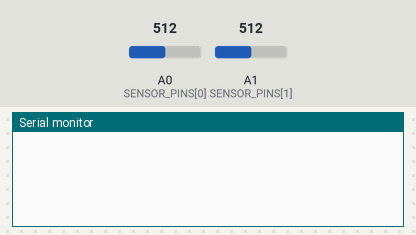
A sketch run on a simulated Arduino Uno, built with avr-gcc and run on an emulated ATmega328P. Shown: the last lines printed to the serial monitor. The inputs (shaded band) are chosen by the test bench; at power-on: A0 (SENSOR_PINS[0]) = 512, A1 (SENSOR_PINS[1]) = 512.

Above: at 1.2 s.
1.3 s: A0 (SENSOR_PINS[0]) set to 15
At 2.5 s:
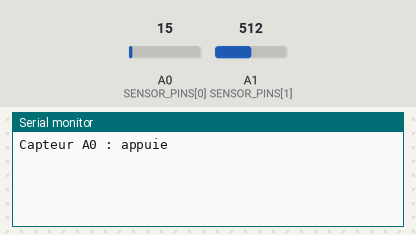
2.8 s: A0 (SENSOR_PINS[0]) set to 35
At 3.7 s:
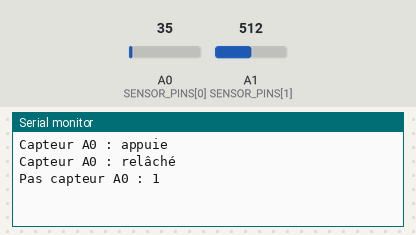
4.3 s: A1 (SENSOR_PINS[1]) set to 15
At 5.1 s:
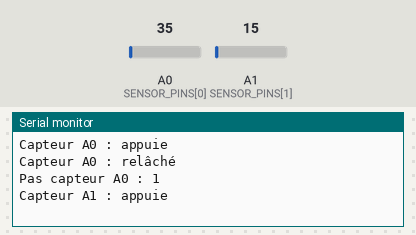
5.8 s: A1 (SENSOR_PINS[1]) set to 35
At 7.1 s:
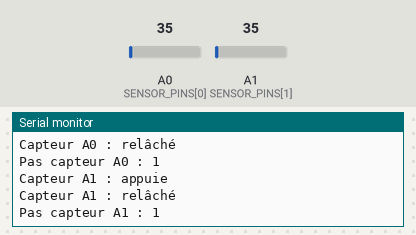

The sketch:

flexiforces_multi.ino
```cpp
const int NUM_SENSORS = 2;
const int SENSOR_PINS[NUM_SENSORS] = { A0, A1 };
const int THRESHOLD = 25;
const unsigned long DEBOUNCE_DELAY = 50;

bool pressed[NUM_SENSORS] = { false };
bool previousState[NUM_SENSORS] = { false };
int steps[NUM_SENSORS] = { 0 };
int stepsMod[NUM_SENSORS] = { 0 };
unsigned long lastDebounceTime[NUM_SENSORS] = { 0 };

void setup() {
  Serial.begin(9600);
}

void loop() {
  for (int i = 0; i < NUM_SENSORS; i++) {
    bool currentRead = analogRead(SENSOR_PINS[i]) < THRESHOLD;

    if (currentRead != pressed[i]) {
      lastDebounceTime[i] = millis();
      pressed[i] = currentRead;
    }

    if ((millis() - lastDebounceTime[i]) > DEBOUNCE_DELAY) {
      if (pressed[i] != previousState[i]) {
        previousState[i] = pressed[i];

        Serial.print("Capteur A");
        Serial.print(i);
        Serial.println(pressed[i] ? " : appuie" : " : relâché");

        stepsMod[i]++;
        if (stepsMod[i] % 2 == 0) {
          steps[i]++;
          Serial.print("Pas capteur A");
          Serial.print(i);
          Serial.print(" : ");
          Serial.println(steps[i]);
        }
      }
    }
  }
}
```

Measured:
- after the input at 1.3 s, the serial monitor: prints a new line after 0.05 s (image 1)
- after the input at 2.8 s, the serial monitor: prints a new line after 0.05 s (image 2)
- after the input at 4.3 s, the serial monitor: prints a new line after 0.05 s (image 3)
- after the input at 5.8 s, the serial monitor: prints a new line after 0.05 s (image 4)
